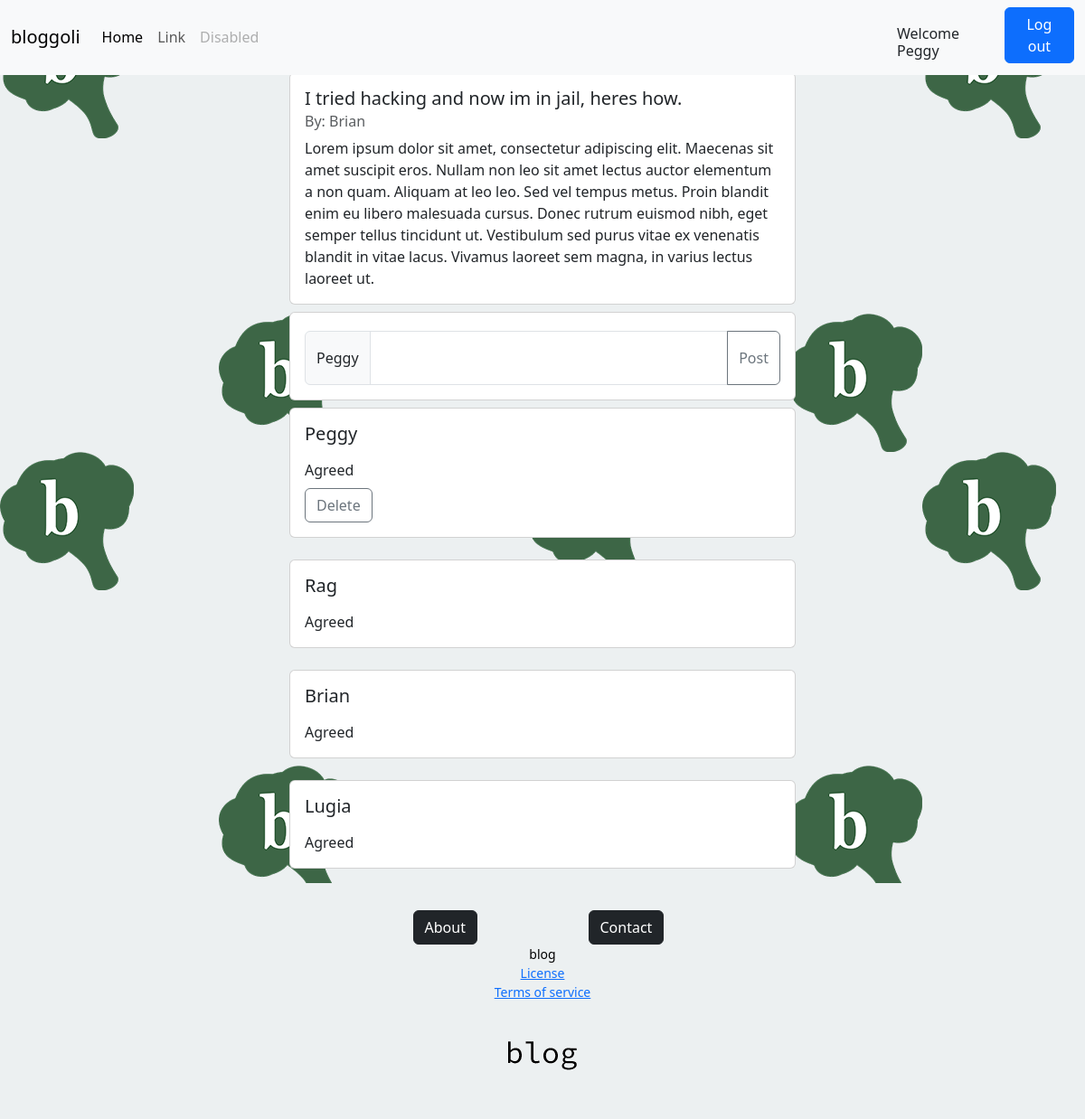
Screenshot of /php/post.php?idpost=3 (signed in) with the database file from the repository.
### tables this page shows
CREATE TABLE IF NOT EXISTS `posts` (
  `idpost` INT NOT NULL AUTO_INCREMENT,
  `title` VARCHAR(90) NOT NULL,
  `content` TEXT NOT NULL,
  `date` DATE NOT NULL,
  `userid` INT NOT NULL,
  PRIMARY KEY (`idpost`),
  UNIQUE INDEX `idpost_UNIQUE` (`idpost` ASC),
  INDEX `userid_idx` (`userid` ASC),
  CONSTRAINT `userid_FOREIGN_KEY`
    FOREIGN KEY (`userid`)
    REFERENCES `users` (`idusers`)
    ON DELETE CASCADE);

CREATE TABLE IF NOT EXISTS `users` (
  `idusers` INT NOT NULL AUTO_INCREMENT,
  `username` VARCHAR(45) NOT NULL,
  `email` VARCHAR(45) NOT NULL,
  `password` VARCHAR(45) NOT NULL,
  PRIMARY KEY (`idusers`),
  UNIQUE INDEX `idusers_UNIQUE` (`idusers` ASC));

CREATE TABLE IF NOT EXISTS `comments` (
  `idcomment` INT NOT NULL AUTO_INCREMENT,
  `content` MEDIUMTEXT NOT NULL,
  `userid` INT NOT NULL,
  `postid` INT NOT NULL,
  PRIMARY KEY (`idcomment`),
  UNIQUE INDEX `idcomment_UNIQUE` (`idcomment` ASC),
  INDEX `userid_FOREIGN_KEY_idx` (`userid` ASC),
  INDEX `postid_FOREIGN_KEY_idx` (`postid` ASC),
  CONSTRAINT `postid_FOREIGN_KEY_comments`
    FOREIGN KEY (`postid`)
    REFERENCES `posts` (`idpost`)
    ON DELETE CASCADE,
  CONSTRAINT `userid_FOREIGN_KEY_comments`
    FOREIGN KEY (`userid`)
    REFERENCES `users` (`idusers`)
    ON DELETE CASCADE);

### includes/commentlayout.php (the view, shortened to what this page needs)
<?php
    class Comment {
        public $username = "";
        public $idcomment = "";
        public $content = "";
        public $delete = false;
        function __construct($username, $idcomment, $content, $delete){
            $this->username = $username;
            $this->idcomment = $idcomment;
            $this->content = $content;
            $this->delete = $delete;
        }
        function print(){
            echo '<div class="card mb-3" style="width: 35rem;">
                    <div class="card-body comment-body gap-2">
                        <h5 class="card-title">' . $this->username . ' </h5>
                        <p class="card-text content">' . $this->content . '</p>
                        '. ($this->delete ? '<form action="deletecomment.php" method="POST"><button class="btn btn-outline-secondary" name="id" value="'. $this->idcomment .'" type="submit" id="button-addon2">Delete</button></form>' : "" ) . '
                    </div>
                  </div>';
        }
    }
?>

### php/post.php (shortened to what this page needs)
<!DOCTYPE html>
<html lang="en">
<head>
    <?php
        require_once("../includes/config.php");
        include("../includes/postlayout.php");
        include("../includes/commentlayout.php");
        $idpost = null;
        if(isset($_GET["idpost"])){
            $idpost = $_GET["idpost"];
        }
        $tablePosts = "posts";
        $tableUsers = "users";
    ?>
    <link href="https://cdn.jsdelivr.net/npm/bootstrap@5.3.2/dist/css/bootstrap.min.css" rel="stylesheet">
    <link href="../css/home.css" rel="stylesheet" type="text/css">
    <link href="../css/post.css" rel="stylesheet" type="text/css">
    <link href="../css/bg.css" rel="stylesheet" type="text/css">
    <link href="../css/top-nav.css" rel="stylesheet" type="text/css">
</head>
<body>
    <?php include '../includes/header.php'?>
    <div class="boxbody container d-flex flex-column justify-content-center align-items-center gap-2">
        <?php
            if(isset($idpost, $_SESSION['idusers'])){
                $getPost = "SELECT idusers, username, title, content, idpost
                            FROM $tableUsers, $tablePosts
                            WHERE idpost=:idpost
                            AND idusers=userid";
                $postResults = $pdo->prepare($getPost);
                $postResults->execute(array(":idpost" => $idpost));
                if($row = $postResults->fetch()){
                    if($_SESSION['idusers'] == $row['idusers']){
                        $post = new Post($row['username'], $row['title'], $row['content'], $row['idpost'], true, true);
                        $post->print();
                    } else {
                        $post = new Post($row['username'], $row['title'], $row['content'], $row['idpost'], true, false);
                        $post->print();
                    }
                }
            }
        ?>
        <?php include '../includes/commentbox.php' ?>
        <?php
            if(isset($idpost, $_SESSION['idusers'], $_SESSION['username'])){
                $getComments = "SELECT username, idcomment, content, userid
                                FROM comments, users
                                WHERE postid=:idpost
                                AND idusers=userid
                                ORDER BY comments.idcomment ASC";
                $commentsResults = $pdo->prepare($getComments);
                $commentsResults->execute(array(":idpost" => $idpost));
                while($row = $commentsResults->fetch()){
                    if($_SESSION['idusers'] == $row['userid']){
                        $comment = new Comment($row['username'], $row['idcomment'], $row['content'], true);
                        $comment->print();
                    } else {
                        $comment = new Comment($row['username'], $row['idcomment'], $row['content'], false);
                        $comment->print();
                    }
                }
            } else {
                header("Location: login.php");
            }
        ?>
    </div>
    <?php include '../includes/footer.php'?>
</body>
</html>

### includes/postlayout.php (shortened to what this page needs)
<?php
    class Post {
        public $username = "";
        public $title = "";
        public $content = "";
        public $idpost = "";
        public $linked = false;
        public $delete = false;
        function __construct($username, $title, $content, $id, $linked, $delete){
            $this->username = $username;
            $this->title = $title;
            $this->content = $content;
            $this->idpost = $id;
            $this->linked = $linked;
            $this->delete = $delete;
        }
        function print() {
            echo
            '<div class="card" id="post-card" style="width: 35rem;" ' . (!$this->linked ? 'onclick="window.location.href=\'post.php?idpost=' . $this->idpost . '\';"' : "") . '>
                <div class="card-body">
                    <h5 class="card-title">' . $this->title . ' </h5>
                    <h6 class="card-subtitle mb-2 text-body-secondary">By: ' . $this->username . '</h6>
                    <p class="card-text">' . $this->content . '</p>
                    '. ($this->delete ? '<form action="deletepost.php" method="POST"><button class="btn btn-outline-secondary" name="id" value="'. $this->idpost .'" type="submit" id="button-addon2">Delete</button></form>' : "" ) . '
                </div>
            </div>';
        }
    }
?>

### css/home.css (style rules this page uses)
.boxbody { width: 300px; height: 100%; }
body { padding-top: 80px; }

### css/post.css (style rules this page uses)
.content { margin-bottom: 0px; }
.comment-body { display: flex; flex-direction: column; }

### css/bg.css (style rules this page uses)
body { background-image: url(../img/pattern.svg); background-color: #ecf0f1; }

### rows the page displays
posts: title "I tried hacking and now im in jail, heres how.", userid.username "Brian", content "Lorem ipsum dolor sit amet, consectetur adipiscing elit. Maecenas sit amet suscipit eros. Nullam non leo sit amet lectus auctor elementum a non quam. Aliquam at leo leo. Sed vel tempus metus. Proin blandit enim eu libero malesuada cursus. Donec rutrum euismod nibh, eget semper tellus tincidunt ut. Vestibulum sed purus vitae ex venenatis blandit in vitae lacus. Vivamus laoreet sem magna, in varius lectus laoreet ut."
comments: userid.username "Peggy", content "Agreed", $this->idcomment 9 (drawn)
comments: userid.username "Rag", content "Agreed"
comments: userid.username "Brian", content "Agreed"
comments: userid.username "Lugia", content "Agreed"

### other values shown
$_SESSION["username"] "Peggy"
$_SESSION['username'] "Peggy"
